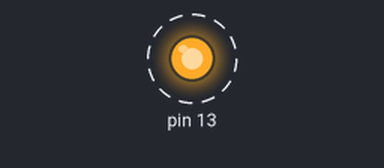
Recording of a sketch running on a simulated Arduino Uno, built for the host (arithmetic inside an expression is 32-bit, double 64-bit). Parts: output pins drawn as LEDs (lit = HIGH). Dashed ring = blinking. What the sketch prints to the serial monitor is not drawn.

Above: at 0.2 s.
Timing chart, 0 to 3.0 s (numbered marks = the images above):
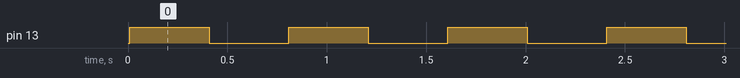

The sketch:

sketch_part3.ino
```cpp
#include "testasm.h"

void testAsm();
void test_fib();

void setup() {
  // put your setup code here, to run once
  Serial.begin(9600);

  test_fib();
  pinMode (13, OUTPUT);
}

void test_fib() {
for (int a = 0; a <= 24; a++)
  {
    unsigned int from_testasm = testasm((unsigned char)a);
    unsigned int expected = fibonacci(a);
    if (from_testasm != expected)
    {
        Serial.print("\n");
        Serial.println("TEST CASE -------");
        Serial.print("a = ");
        Serial.println(a);
        Serial.print("BAD: fib(a) = ");
        Serial.println(expected);
        Serial.print("Received: ");
        Serial.println(from_testasm);
        return;
    }
    Serial.print("Passed fib(");
    Serial.print(a);
    Serial.println(")");
  }
  Serial.println("Passed all tests!");
}

int fibonacci(int n)
{
    if (n <= 1)
    {
        return n;
    }
    else
    {
        return fibonacci(n - 1) + fibonacci(n - 2);
    }
}

void loop() {
  // put your main code here, to run repeatedly:
  digitalWrite (13, HIGH);
  delay(400);
  digitalWrite (13, LOW);
  delay(400);
}
```

testasm.cpp
```cpp
/*
The Fibonacci sequenceLinks to an external site. is defined by the recursion F0 = 0, F1 = 1,
and Fn = Fn-1 + Fn-2 for n>1. A simple way to compute the nth Fibonacci number is the following
C program (which also returns zero for negative arguments):

unsigned int fib(unsigned char n)
{
    if (n == 0) return 0;
    if (n == 1) return 1;
    return fib(n-1)+fib(n-2);
}
Implement this recursive function using assembly language.
Your implementation must use recursion (there are more efficient ways to implement
the fib() function but you have to use recursion, since this is more about stack frames
than implementing fib()). The result of the call to fib() should be displayed on the
serial monitor. Your program should be able to work for any Fibonacci number that can
be represented by an 8-bit value. Include your test cases in your submission as well.
Use the template from part 1 for this part. For simplicity, you can simply ignore the
second argument to the function. For the more adventurous, feel free to modify the "asm"
directive to only use one argument.

*/

#include "testasm.h"

__attribute__((used)) // don't delete even if it isn't used
// unsigned char -- store small nonnegative int (8 bits - 1 byte)
// AVR-GCC: unsigned int = 16 bit
unsigned int testasm(unsigned char a)
{
   unsigned int out;
   asm volatile (R"(
      ; set program counter to the address named start of assembly --> skip .data and .text
      ; label = name for an address in the instruction stream
      rjmp start_of_assembly
      ; assembler directives --> do not generate executable instructions themselves
      .data
      .text

start_of_assembly:
      mov r24, %1

      ; on return --> r25:r24 holds fib(n)
      call fib

      ; copy result into 'out'
      rjmp end_of_assembly

fib:
    tst r24        ; test if r24 is 0 --> Z if r24 is 0
    breq fib_ret0  ; branch if n == 0

    ; base case --> if n == 1, return 1
    cpi r24, 1
    breq fib_ret1

    ; recursion n >= 2. Want to save the original n on the stack
    push r24

    ; calculate fib(n - 1)
    subi r24, 1 ; r24 = n - 1
    call fib ; return fib(n - 1) in r25:r24

    ; save fib(n - 1) on the stack because fib(n - 2) will overwrite r25:r24
    push r24
    push r25

    ; pop fib(n-1) high and low into temp --> pop saved n into r24
    ; push fib(n-1) for later availability
    pop r21
    pop r20
    pop r24

    push r20
    push r21

    ; calculate fib(n - 2)
    subi r24, 2
    call fib

    ; get fib(n - 1)
    pop r21
    pop r20

    ; add fib(n-2) + fib(n-1)
    add r24, r20
    adc r25, r21 ; with carry
    ret

fib_ret0:
    ; return 0 (16 bit)
    clr r24
    clr r25
    ret

fib_ret1:
    ; return 1 (16 bit)
    ldi r24, 1
    clr r25
    ret

end_of_assembly:
      ; copy two adjacent registers as a pair
      ; movw Rs, Rs so Rd <- Rs and Rd + 1 <- Rs + 1
      movw %0, r24

   )" : "=w" (out) // must live in a register pair for movw

      : "r" (a) // inputs in any register

      : "r24"); // this asm modifies r24 and r25 so don't expect any previous values in those registers

      return out; // 16 bit value
}
```

testasm.h
```cpp
unsigned int testasm (unsigned char);
```

Measured:
- by itself, pin 13: alternates HIGH for 0.40 s and LOW for 0.40 s
